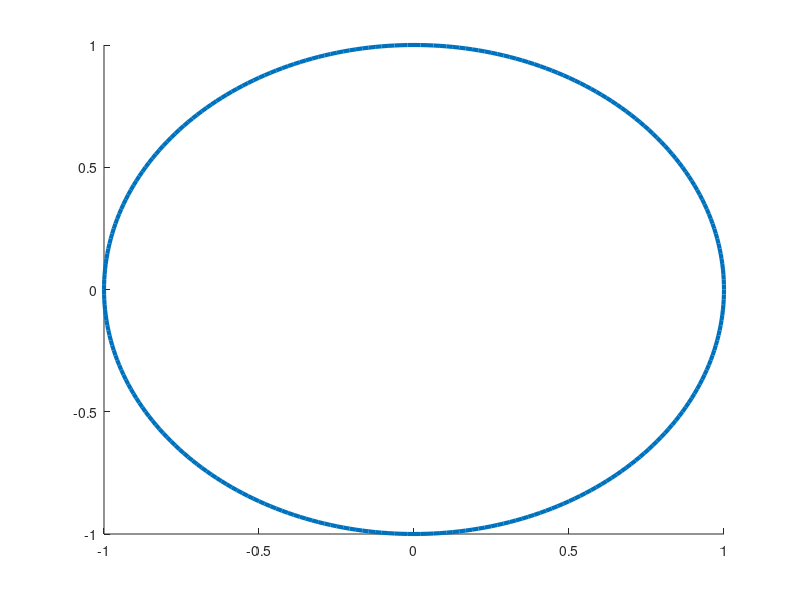

Reproduce this figure in MATLAB.
function [h,x,y]=myEllipse(ra,rb,ang,x0,y0,C,S,Nb)
% Ellipse adds ellipses to the current plot
%
% ELLIPSE(ra,rb,ang,x0,y0) adds an ellipse with semimajor axis of ra,
% a semiminor axis of radius rb, a semimajor axis of ang, centered at
% the point x0,y0.
%
% The length of ra, rb, and ang should be the same. 
% If ra is a vector of length L and x0,y0 scalars, L ellipses
% are added at point x0,y0.
% If ra is a scalar and x0,y0 vectors of length M, M ellipse are with the same 
% radii are added at the points x0,y0.
% If ra, x0, y0 are vectors of the same length L=M, M ellipses are added.
% If ra is a vector of length L and x0, y0 are  vectors of length
% M~=L, L*M ellipses are added, at each point x0,y0, L ellipses of radius ra.
%
% ELLIPSE(ra,rb,ang,x0,y0,C)
% adds ellipses of color C. C may be a string ('r','b',...) or the RGB value. 
% If no color is specified, it makes automatic use of the colors specified by 
% the axes ColorOrder property. For several circles C may be a vector.
%
% ELLIPSE(ra,rb,ang,x0,y0,C,Nb), Nb specifies the number of points
% used to draw the ellipse. The default value is 300. Nb may be used
% for each ellipse individually.
%
% h=ELLIPSE(...) returns the handles to the ellipses.
%
% as a sample of how ellipse works, the following produces a red ellipse
% tipped up at a 45 deg axis from the x axis
% ellipse(1,2,pi/4,1,1,'r')
%
% note that if ra=rb, ELLIPSE plots a circle
%

% written by D.G. Long, Brigham Young University, based on the
% CIRCLES.m original 
% written by Peter Blattner, Institute of Microtechnology, University of 
% Neuchatel, Switzerland, blattner@imt.unine.ch


% Check the number of input arguments 

if nargin<1,
  ra=[];
end;
if nargin<2,
  rb=[];
end;
if nargin<3,
  ang=[];
end;

%if nargin==1,
%  error('Not enough arguments');
%end;

if nargin<5,
  x0=[];
  y0=[];
end;
 
if nargin<6,
  C=[];
end

if nargin<6,
  S='-';
end

if nargin<8,
  Nb=[];
end

% set up the default values

if isempty(ra),ra=1;end;
if isempty(rb),rb=1;end;
if isempty(ang),ang=0;end;
if isempty(x0),x0=0;end;
if isempty(y0),y0=0;end;
if isempty(Nb),Nb=300;end;
if isempty(C),C=get(gca,'colororder');end;

% work on the variable sizes

x0=x0(:);
y0=y0(:);
ra=ra(:);
rb=rb(:);
ang=ang(:);
Nb=Nb(:);

if isstr(C),C=C(:);end;

if length(ra)~=length(rb),
  error('length(ra)~=length(rb)');
end;
if length(x0)~=length(y0),
  error('length(x0)~=length(y0)');
end;

% how many inscribed elllipses are plotted

if length(ra)~=length(x0)
  maxk=length(ra)*length(x0);
else
  maxk=length(ra);
end;

% drawing loop

for k=1:maxk
  
  if length(x0)==1
    xpos=x0;
    ypos=y0;
    radm=ra(k);
    radn=rb(k);
    if length(ang)==1
      an=ang;
    else
      an=ang(k);
    end;
  elseif length(ra)==1
    xpos=x0(k);
    ypos=y0(k);
    radm=ra;
    radn=rb;
    an=ang;
  elseif length(x0)==length(ra)
    xpos=x0(k);
    ypos=y0(k);
    radm=ra(k);
    radn=rb(k);
    an=ang(k);
  else
    rada=ra(fix((k-1)/size(x0,1))+1);
    radb=rb(fix((k-1)/size(x0,1))+1);
    an=ang(fix((k-1)/size(x0,1))+1);
    xpos=x0(rem(k-1,size(x0,1))+1);
    ypos=y0(rem(k-1,size(y0,1))+1);
  end;

  co=cos(an);
  si=sin(an);
  the=linspace(0,2*pi,Nb(rem(k-1,size(Nb,1))+1,:)+1);
  x=radm*cos(the)*co-si*radn*sin(the)+xpos;
  y=radm*cos(the)*si+co*radn*sin(the)+ypos;
  h(k)= line(radm*cos(the)*co-si*radn*sin(the)+xpos,radm*cos(the)*si+co*radn*sin(the)+ypos);
  set(h(k),'color',C(rem(k-1,size(C,1))+1,:),'Linestyle',S,'Linewidth',3);

end;

